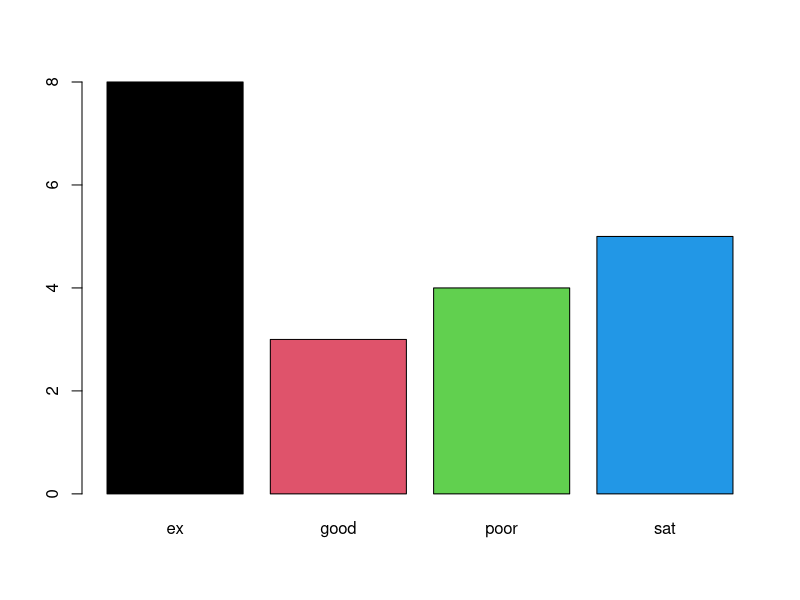
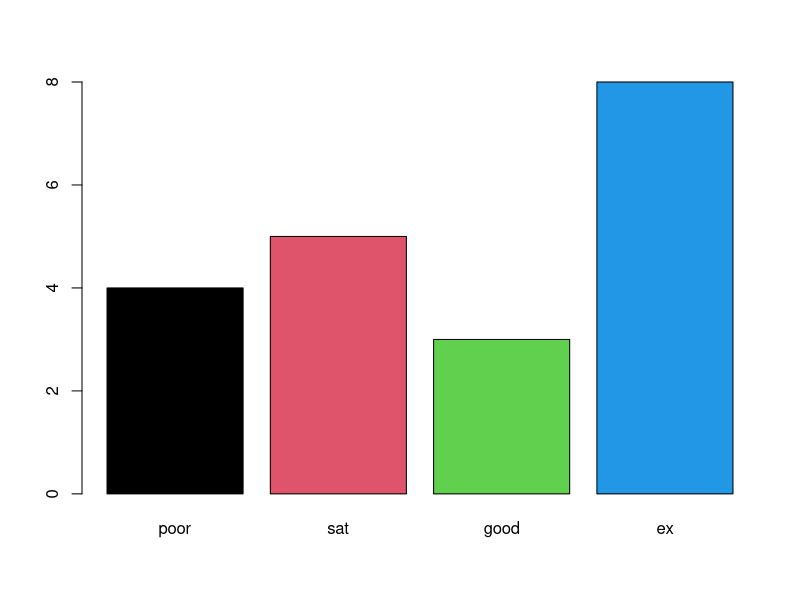

Write R code to recreate these figures, in order.
#factors
(gender=sample(c('m','f'),size=20,replace=T))
summary(gender)
genderf=factor(gender)
summary(genderf)

(likscale= sample(c('ex','good','sat','poor'),size = 20,replace = T))
summary(likscale)
class(likscale)
likscalef=factor(likscale)
summary(likscalef)
class(likscalef)
likscaleOF=factor(likscale,ordered=T,levels=c('poor','sat','good','ex'))
summary(likscaleOF)
likscaleOF
barplot(table(likscalef),col=1:4)
barplot(table(likscaleOF),col=1:4)
